Frame 1 (no input): blank canvas, image omitted
Frame 60 (no input): blank canvas, image omitted
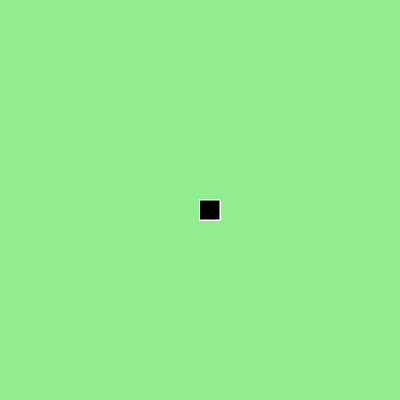
Frame 120 (the mouse pressed at the canvas centre since frame 60)

The p5.js sketch whose frames 1 and 60 were blank and that drew this single picture after the mouse press (run headless with seeded random() and noise() and a simulated clock; from frame 60 on, the mouse is pressed at the canvas centre):

// p5.js sketch
// ── sketch.js
function setup() {
    createCanvas(400, 400);
    background("lightgreen");
  }
  
  function draw() {
    
    stroke("white");
    fill("black");
    
    if(mouseIsPressed) 
    rect(mouseX,mouseY,20,20);
   } 
